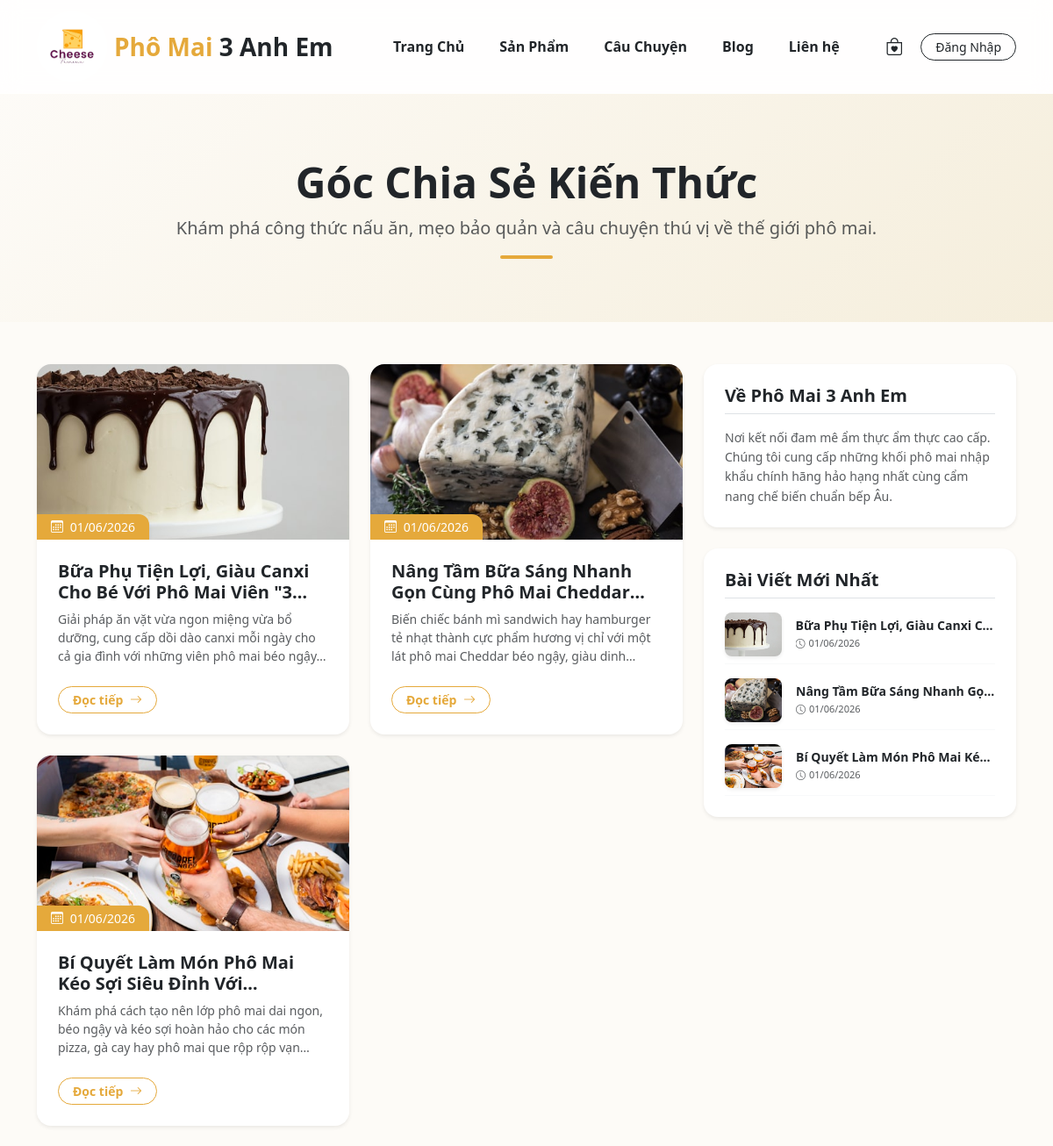
The page /Blog.php (upper part) on the database as committed earlier.
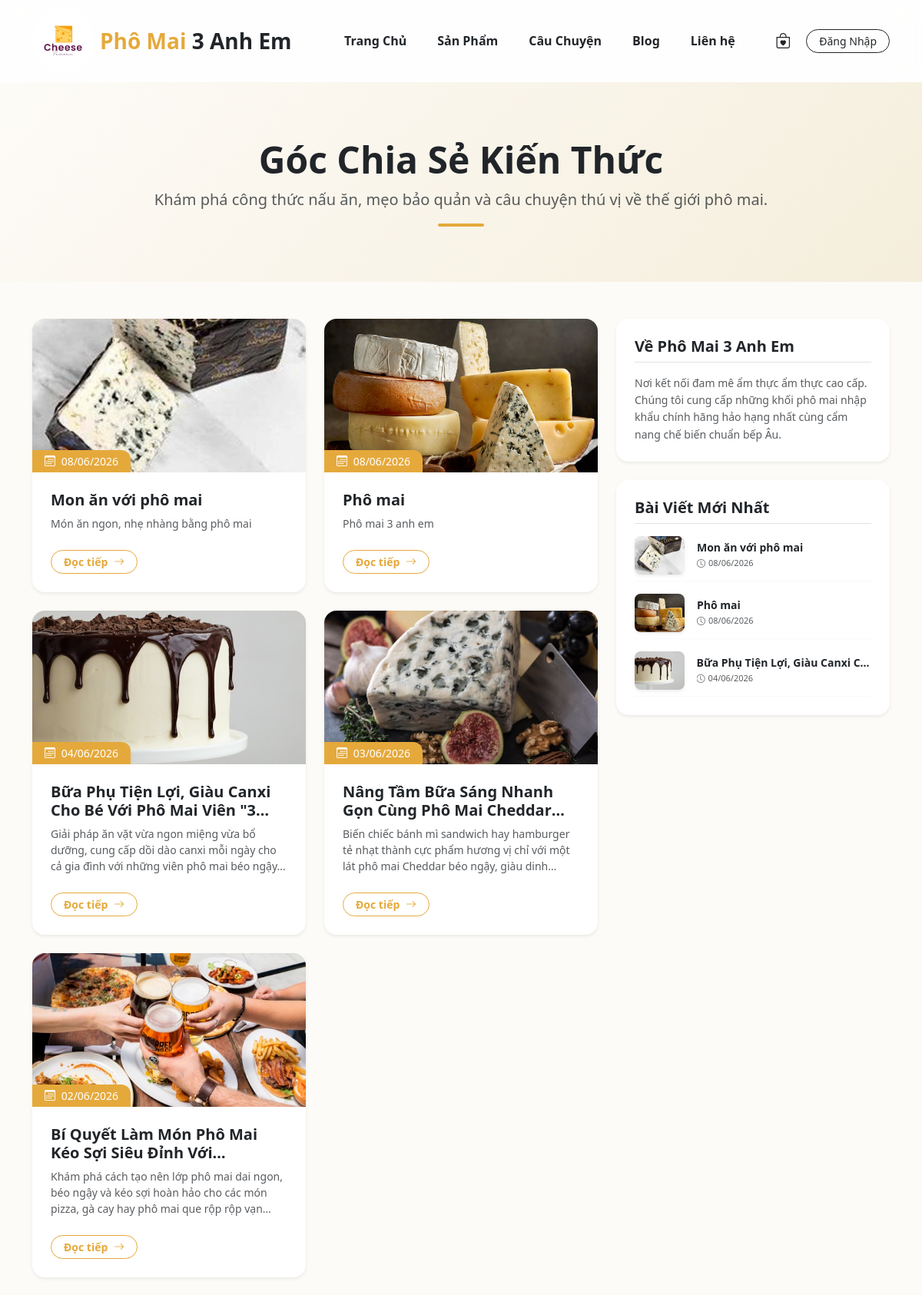
The same page on the database as committed later.
### tables this page shows
CREATE TABLE `posts` (
  `id` int(11) NOT NULL,
  `title` varchar(255) NOT NULL,
  `slug` varchar(255) NOT NULL,
  `image` varchar(255) DEFAULT 'default-post.jpg',
  `summary` varchar(500) DEFAULT NULL,
  `content` text NOT NULL,
  `is_featured` tinyint(1) NOT NULL DEFAULT 0,
  `created_at` timestamp NOT NULL DEFAULT current_timestamp()
);

### Blog.php (the view, shortened to what the changed rows need)
<?php
include_once 'config/db.php';
include_once 'includes/header.php';
$stmt_all = $pdo->query("SELECT * FROM posts ORDER BY id DESC");
$posts = $stmt_all->fetchAll();
$stmt_recent = $pdo->query("SELECT * FROM posts ORDER BY id DESC LIMIT 3");
$recent_posts = $stmt_recent->fetchAll();
?>
<div class="blog-banner py-5 mb-5 bg-light position-relative overflow-hidden" style="background: linear-gradient(135deg, #fdfbf7 0%, #f5eedc 100%);">
    <div class="container py-4 text-center" data-aos="fade-down">
        <h1 class="fw-bold text-dark display-5 mb-2">Góc Chia Sẻ Kiến Thức</h1>
    </div>
</div>
<div class="container mb-5">
    <div class="row g-4">
        <div class="col-lg-8">
            <div class="row g-4">
                <?php if (count($posts) > 0): ?>
                    <?php foreach ($posts as $post): ?>
                        <div class="col-md-6 col-12" data-aos="fade-up">
                            <div class="card h-100 border-0 shadow-sm rounded-4 overflow-hidden blog-card bg-white">
                                <div class="position-relative overflow-hidden" style="height: 200px;">
                                    <img src="assets/img/<?= !empty($post['image']) ? $post['image'] : 'default-post.jpg'; ?>"
                                         class="w-100 h-100 object-fit-cover blog-img"
                                         alt="<?= htmlspecialchars($post['title']); ?>">
                                    <span class="position-absolute bottom-0 start-0 bg-gold text-white px-3 py-1 small rounded-tr-4 font-semibold shadow-sm">
                                        <i class="bi bi-calendar3 me-1"></i> <?= date('d/m/Y', strtotime($post['created_at'])); ?>
                                    </span>
                                </div>
                                <div class="card-body p-4 d-flex flex-column">
                                    <h5 class="fw-bold text-dark mb-2 line-clamp-2 hover-gold-text">
                                        <a href="blog-detail.php?slug=<?= $post['slug']; ?>" class="text-decoration-none text-dark">
                                            <?= htmlspecialchars($post['title']); ?>
                                        </a>
                                    </h5>
                                    <p class="text-muted small mb-4 flex-grow-1 line-clamp-3">
                                        <?= htmlspecialchars($post['summary'] ?? 'Bấm xem chi tiết để khám phá những kiến thức bổ ích về món ăn này...'); ?>
                                    </p>
                                    <div class="mt-auto">
                                        <a href="blog-detail.php?slug=<?= $post['slug']; ?>" class="btn btn-sm btn-outline-gold rounded-pill px-3 fw-bold small transition-all">
                                            Đọc tiếp <i class="bi bi-arrow-right ms-1"></i>
                                        </a>
                                    </div>
                                </div>
                            </div>
                        </div>
                    <?php endforeach; ?>
                <?php endif; ?>
            </div>
        </div>
        <div class="col-lg-4">
            <div class="card border-0 shadow-sm rounded-4 p-4 bg-white position-sticky" style="top: 90px;" data-aos="fade-left" data-aos-delay="100">
                <div class="d-flex flex-column gap-3">
                    <?php if (count($recent_posts) > 0): ?>
                        <?php foreach ($recent_posts as $r_post): ?>
                            <div class="d-flex align-items-center gap-3 pb-2 border-bottom border-light">
                                <img src="assets/img/<?= !empty($r_post['image']) ? $r_post['image'] : 'default-post.jpg'; ?>"
                                     class="rounded-3 object-fit-cover shadow-sm" style="width: 65px; height: 50px;" alt="">
                                <div class="overflow-hidden">
                                    <h6 class="text-dark small fw-bold mb-1 text-truncate">
                                        <a href="blog-detail.php?slug=<?= $r_post['slug']; ?>" class="text-decoration-none text-dark hover-gold-text">
                                            <?= htmlspecialchars($r_post['title']); ?>
                                        </a>
                                    </h6>
                                    <small class="text-muted d-block" style="font-size: 11px;">
                                        <i class="bi bi-clock me-1"></i><?= date('d/m/Y', strtotime($r_post['created_at'])); ?>
                                    </small>
                                </div>
                            </div>
                        <?php endforeach; ?>
                    <?php else: ?>
                        <small class="text-muted">Chưa có bài viết mới cập nhật.</small>
                    <?php endif; ?>
                </div>
            </div>
        </div>
    </div>
</div>
<?php include_once 'includes/footer.php'; ?>

Rows that differ between the two databases and show on the page:
no longer on one of the page's lists (row edited): posts: title "Nâng Tầm Bữa Sáng Nhanh Gọ…", created_at "01/06/2026"
no longer on one of the page's lists (row edited): posts: title "Bí Quyết Làm Món Phô Mai Ké…", created_at "01/06/2026"
added posts: image (picture), created_at "08/06/2026", title "Mon ăn với phô mai", summary "Món ăn ngon, nhẹ nhàng bằng phô mai"
added posts: image (picture), created_at "08/06/2026", title "Phô mai", summary "Phô mai 3 anh em"
changed posts "Bữa Phụ Tiện Lợi, Giàu Canxi Cho Bé Với Phô Mai Viên…": created_at "01/06/2026" → "04/06/2026"
changed posts "Nâng Tầm Bữa Sáng Nhanh Gọn Cùng Phô Mai…": created_at "01/06/2026" → "03/06/2026"
changed posts "Bí Quyết Làm Món Phô Mai Kéo Sợi Siêu Đỉnh…": created_at "01/06/2026" → "02/06/2026"
